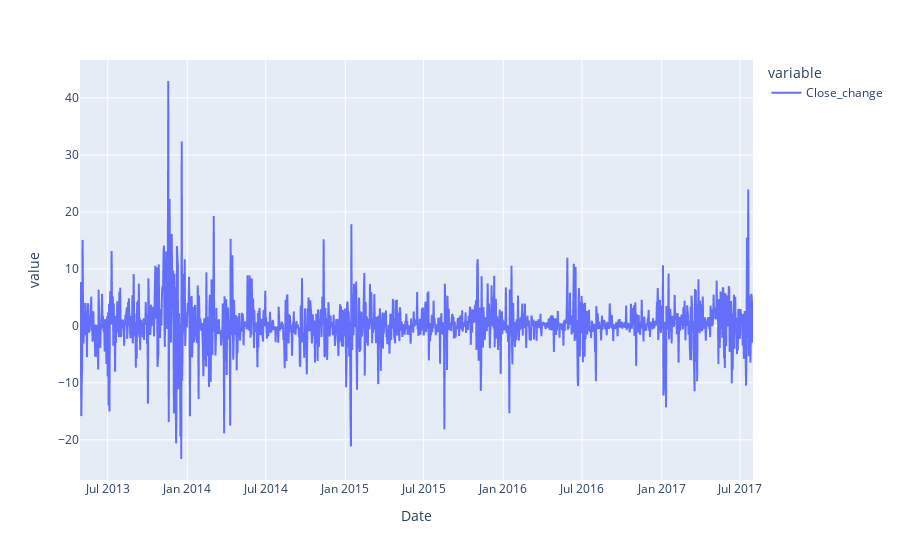

Source (notebook cell):
### Code cell
data.Close_change.plot()

### Figure 1 — Plotly figure (JSON) as saved in the notebook; plotly's stock layout.template omitted (floating-point values rounded to 4 significant figures; data arrays with more than 128 entries replaced by an {"elided": "..."} marker saying what was removed)
{"data": [{"hovertemplate": "variable=Close_change<br>Date=%{x}<br>value=%{y}<extra></extra>", "legendgroup": "Close_change", "line": {"color": "#636efa", "dash": "solid"}, "marker": {"symbol": "circle"}, "mode": "lines", "name": "Close_change", "showlegend": true, "type": "scattergl", "x": {"elided": "1556 str values"}, "xaxis": "x", "y": {"elided": "1556 float values"}, "yaxis": "y"}], "layout": {"legend": {"title": {"text": "variable"}, "tracegroupgap": 0}, "margin": {"t": 60}, "xaxis": {"anchor": "y", "domain": [0, 1], "title": {"text": "Date"}}, "yaxis": {"anchor": "x", "domain": [0, 1], "title": {"text": "value"}}}}
